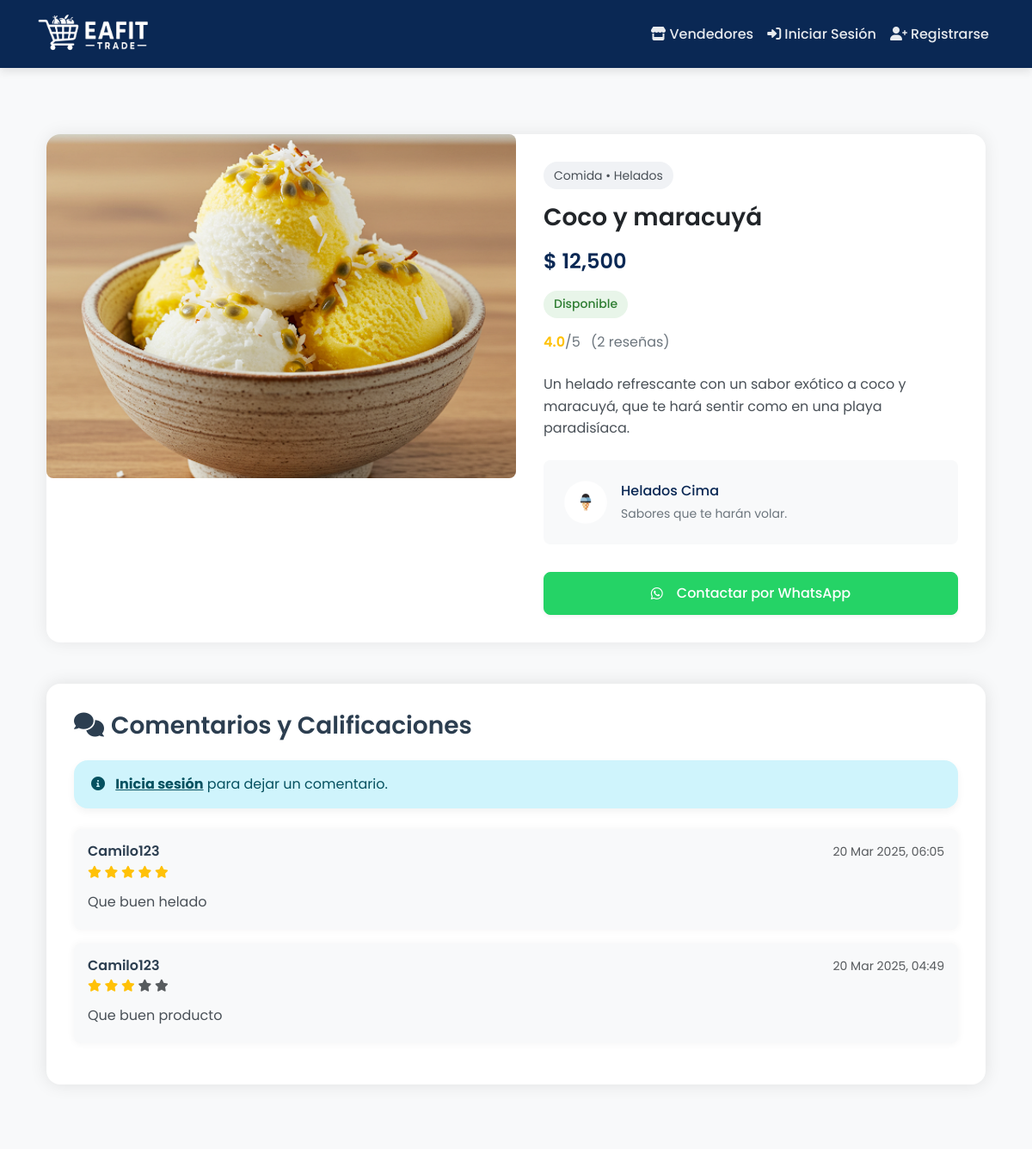
The app's page /product/71/, older data.
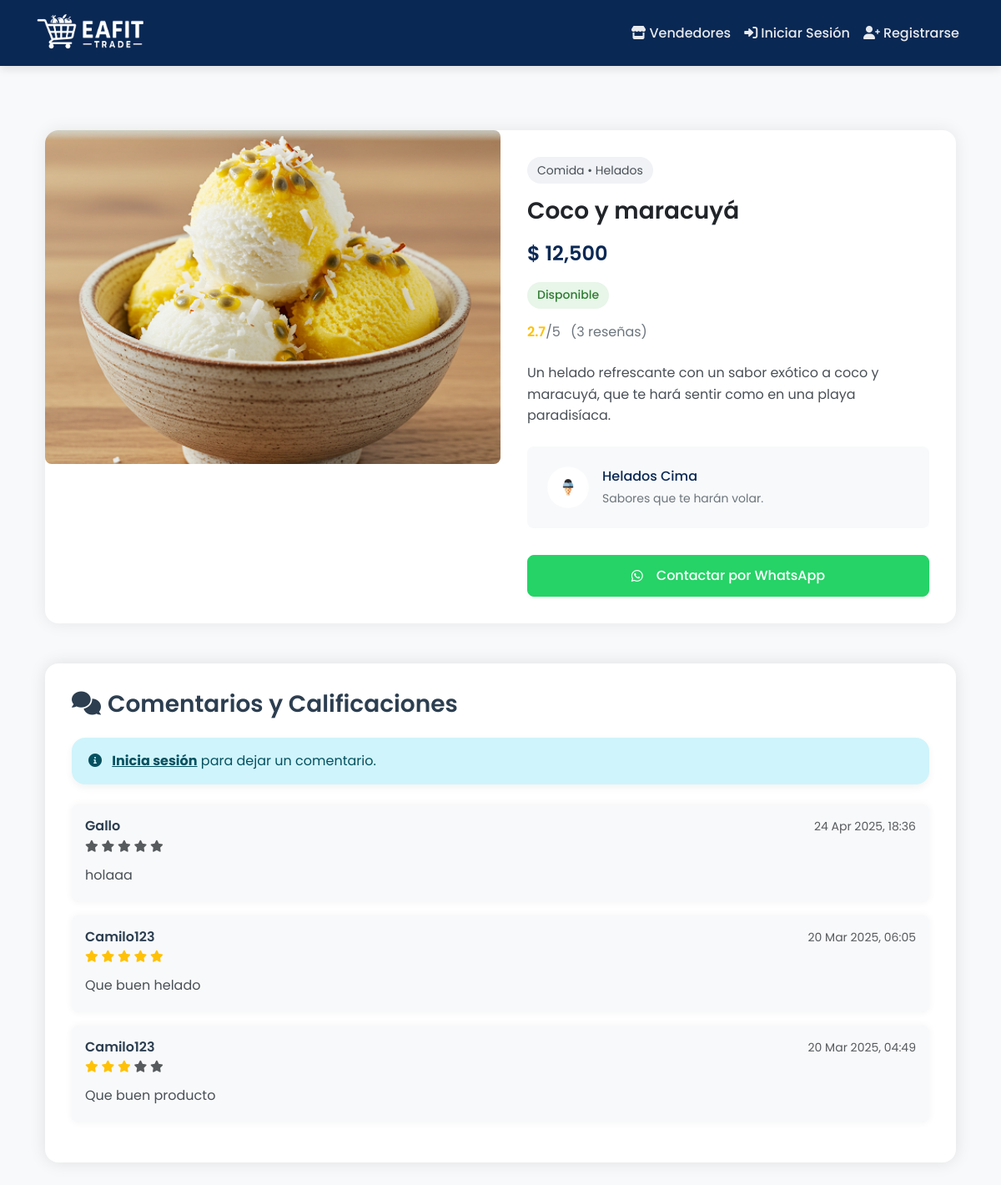
The same page, newer data.
### products/models.py (models this page shows, shortened)
class Product(models.Model):
    CATEGORY_CHOICES = [
        ('Comida', 'Comida'),
        ('Ropa', 'Ropa'),
        ('Tecnología', 'Tecnología'),
        ('Libros', 'Libros'),
        ('Otros', 'Otros'),
    ]
    CONDITION_CHOICES = [
        ('Nuevo', 'Nuevo'),
        ('Usado', 'Usado'),
        ('Buen estado', 'Buen estado'),
    ]
    FOOD_TYPE_CHOICES = [
        ('Panadería', 'Panadería'),
        ('Galletas', 'Galletas'),
        ('Repostería', 'Repostería'),
        ('Frutas', 'Frutas'),
        ('Frituras', 'Frituras'),
        ('Dulces', 'Dulces'),
        ('Helados', 'Helados'),
        ('Snacks', 'Snacks'),
        ('Comida rápida', 'Comida rápida'),
        ('Otros', 'Otros'),
    ]
    name = models.CharField(
        max_length=255,
        verbose_name='Nombre',
        help_text='Nombre del producto'
    )
    category = models.CharField(
        max_length=50,
        choices=CATEGORY_CHOICES,
        verbose_name='Categoría',
        null=True,
        blank=True
    )
    food_type = models.CharField(
        max_length=50,
        choices=FOOD_TYPE_CHOICES,
        verbose_name='Tipo de Comida',
        blank=True,
        null=True
    )
    description = models.TextField(
        verbose_name='Descripción',
        help_text='Describe tu producto detalladamente'
    )
    price = models.DecimalField(
        max_digits=10,
        decimal_places=2,
        validators=[MinValueValidator(0.01)],
        verbose_name='Precio',
        help_text='Precio en pesos colombianos'
    )
    published_at = models.DateTimeField(
        default=timezone.now,
        verbose_name='Fecha de publicación'
    )
    condition = models.CharField(
        max_length=50,
        choices=CONDITION_CHOICES,
        verbose_name='Estado',
        blank=True,
        null=True
    )
    image = models.ImageField(
        upload_to='products/',
        verbose_name='Imagen',
        help_text='Imagen del producto'
    )
    seller = models.ForeignKey(
        User,
        on_delete=models.CASCADE,
        verbose_name='Vendedor',
        related_name='products'
    )
    available = models.BooleanField(
        default=True,
        verbose_name='Disponible'
    )
    class Meta:
        verbose_name = 'Producto'
        verbose_name_plural = 'Productos'
        ordering = ['-published_at']
        indexes = [
            models.Index(fields=['name']),
            models.Index(fields=['category']),
            models.Index(fields=['available']),
        ]
    @property
    def average_rating(self):
        comments = self.comments.all()
        if not comments:
            return 0
        return round(sum(comment.rating for comment in comments) / len(comments), 1)
    @property
    def total_ratings(self):
        return self.comments.count()

class Comment(models.Model):
    product = models.ForeignKey(
        Product,
        on_delete=models.CASCADE,
        related_name='comments'
    )
    user = models.ForeignKey(
        User,
        on_delete=models.CASCADE,
        related_name='comments'
    )
    text = models.TextField(
        max_length=500,
        verbose_name='Comentario'
    )
    rating = models.PositiveSmallIntegerField(
        verbose_name='Calificación',
        validators=[MinValueValidator(0), MaxValueValidator(5)],
        help_text='Calificación de 0 a 5 estrellas'
    )
    created_at = models.DateTimeField(
        auto_now_add=True,
        verbose_name='Fecha de publicación'
    )
    class Meta:
        ordering = ['-created_at']
        verbose_name = 'Comentario'
        verbose_name_plural = 'Comentarios'

### products/views.py (the view)
# urls.py: path('product/<int:product_id>/', products_views.product_detail, name='product_detail'),
def product_detail(request, product_id):
    product = get_object_or_404(Product, id=product_id)
    comments = product.comments.all().order_by('-created_at')
    comment_form = CommentForm() if request.user.is_authenticated else None
    is_favorite = False
    if request.user.is_authenticated:
        is_favorite = Favorite.objects.filter(user=request.user, product=product).exists()
    seller_profile = None
    whatsapp_link = None
    try:
        seller_profile = product.seller.seller_profile
        if seller_profile and seller_profile.whatsapp:
            whatsapp_link = seller_profile.get_whatsapp_link(product.name)
    except SellerProfile.DoesNotExist:
        pass
    return render(request, 'products/product_detail.html', {
        'product': product,
        'comments': comments,
        'comment_form': comment_form,
        'is_favorite': is_favorite,
        'seller_profile': seller_profile,
        'whatsapp_link': whatsapp_link
    })

### seller_profiles/models.py (called while the page is built)
    def get_whatsapp_link(self, product_name=None):
        if not self.whatsapp:
            return None
        base_url = f"https://wa.me/{self.whatsapp}"
        if product_name:
            message = f"Hola, estoy interesado en el producto: {product_name}. ¿Podrías darme más información?"
            return f"{base_url}?text={urllib.parse.quote(message)}"
        return base_url

### products/templates/products/product_detail.html (shortened to what the changed rows need)
{% extends 'products/base.html' %}
{% load humanize %}
{% load form_tags %}
{% block content %}
<section class="product-section">
    <div class="container">
        <div class="product-card">
            <div class="row g-0">
                <div class="col-md-6">
                    {% if product.image %}
                        <img src="{{ product.image.url }}"
                             alt="{{ product.name }}"
                             class="product-image"
                             onclick="openImageModal('{{ product.image.url }}')">
                    {% endif %}
                </div>
                <div class="col-md-6">
                    <div class="product-info">
                        <div class="product-category">
                            {{ product.get_category_display }}
                            {% if product.food_type %}
                                • {{ product.get_food_type_display }}
                            {% endif %}
                        </div>
                        <h1 class="product-title">{{ product.name }}</h1>
                        <div class="product-price">$ {{ product.price|floatformat:0|intcomma }}</div>
                        <span class="availability-badge {% if product.available %}badge-available{% else %}badge-unavailable{% endif %}">
                            {% if product.available %}Disponible{% else %}No disponible{% endif %}
                        </span>
                        {% if product.total_ratings > 0 %}
                            <div class="product-rating">
                                <span class="rating-value">{{ product.average_rating }}</span>/5
                                <span class="ms-2">({{ product.total_ratings }} reseñas)</span>
                            </div>
                            {% endif %}
                        <div class="product-description">
                            {{ product.description|linebreaks }}
                        </div>
                        <div class="seller-info">
                            <a href="{% url 'public_profile' product.seller.id %}" class="seller-link-wrapper">
                                </a>
                        </div>
                        <div class="action-buttons">
                            {% if user == product.seller %}
                                <a href="{% url 'edit_product' product.id %}" class="btn btn-primary btn-action">
                                    <i class="fas fa-edit me-2"></i>Editar producto
                                </a>
                                <a href="{% url 'delete_product' product.id %}" class="btn btn-outline-danger btn-action">
                                    <i class="fas fa-trash me-2"></i>Eliminar producto
                                </a>
                                    {% else %}
                                {% if whatsapp_link %}
                                    <a href="{{ whatsapp_link }}"
                                       class="btn btn-success btn-action whatsapp-button"
                                       onclick="registerWhatsappClick({{ seller_profile.id }})"
                                       target="_blank"
                                       rel="noopener noreferrer">
                                    </a>
                                {% endif %}
                            {% endif %}
                        </div>
                    </div>
                </div>
            </div>
        </div>
        <div class="comments-section mt-5">
            <div class="comments-list">
            {% for comment in comments %}
                    <div class="comment-card mb-3">
                        <div class="comment-header d-flex justify-content-between align-items-start">
                        <div>
                                <h6 class="mb-0">{{ comment.user.username }}</h6>
                                <div class="rating-display">
                                    {% for i in "12345" %}
                                        <i class="fas fa-star {% if i|add:'0' <= comment.rating %}text-warning{% else %}text-muted{% endif %}"></i>
                                {% endfor %}
                            </div>
                        </div>
                            <small class="text-muted">{{ comment.created_at|date:"d M Y, H:i" }}</small>
                    </div>
                        <p class="comment-text mb-1">{{ comment.text }}</p>
                </div>
            {% empty %}
                <p class="text-muted text-center">No hay comentarios aún. ¡Sé el primero en comentar!</p>
            {% endfor %}
            </div>
        </div>
    </div>
</section>
{% endblock %}

Row changes from the older to the newer data that the page shows:
computed for Product "Coco y maracuyá": average_rating "4.0" → "2.7"; total_ratings "2" → "3"
added Comment: user.username "Gallo", created_at "24 Apr 2025, 18:36", text "holaaa"
